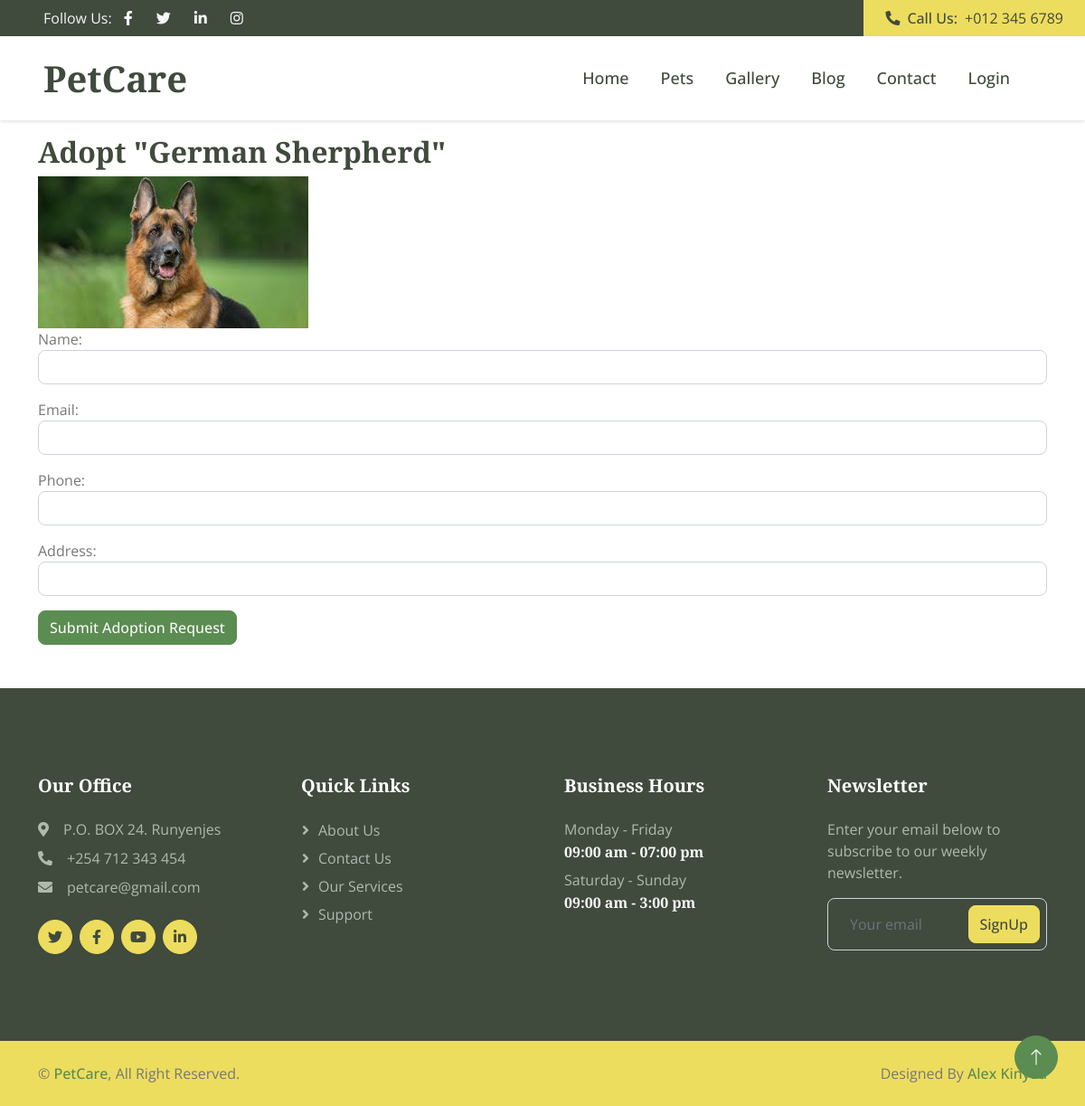
The page /adopt/7/ on the database its author committed.
### pets/models.py (models this page shows, shortened)
class Pets(models.Model):
    name = models.CharField(max_length=100)
    gender_age = models.CharField(max_length=300)
    hair_type = models.CharField(max_length=300)
    origin = models.CharField(max_length=300)
    photo = models.ImageField(upload_to='pets/')

### pets/views.py (the view)
# urls.py: path('adopt/<int:pet_id>/', views.adopt_pet, name='adopt_pet')
def adopt_pet(request, pet_id):
    pet = get_object_or_404(Pets, id=pet_id)
    if request.method == 'POST':
        form = AdoptionRequestForm(request.POST)
        if form.is_valid():
            adoption_request = form.save(commit=False)
            adoption_request.pet = pet
            adoption_request.user = request.user
            adoption_request.save()
            messages.success(request, 'Thanks for your application. Kindly wait for our feedback. We will be happy to reach out')
            return redirect('pets')
    else:
        form = AdoptionRequestForm(initial={'pet': pet})
    return render(request, 'pets/pet_adoption.html', {'form': form, 'pet': pet})

### pets/forms.py
class AdoptionRequestForm(forms.ModelForm):
    class Meta:
        model = AdoptionRequest
        fields = ['name', 'email', 'phone', 'address']
        widgets = {
            'name': forms.TextInput(attrs={'class': 'form-control'}),
            'email': forms.EmailInput(attrs={'class': 'form-control'}),
            'phone': forms.TextInput(attrs={'class': 'form-control'}),
            'address': forms.TextInput(attrs={'class': 'form-control'}),
        }

### pets/templates/pets/pet_adoption.html (shortened to what this page needs)
{% extends "website/base.html" %}
{% block content %}
<div class="container">
    <h2>Adopt "{{ pet.name }}"</h2>
    <img src="{{ pet.photo.url }}" alt="{{ pet.name }}">
    <form method="post">
        {{ form.as_p }}
        <button type="submit" class="btn btn-primary">Submit Adoption Request</button>
    </form>
</div>
{% endblock %}

### website/static/css/style.css (style rules this page uses)
:root { --primary: orange; --secondary: #EDDD5E; --light: #F7F7F7; --dark: #404A3D; }
.btn { transition: .5s; font-weight: 500; }
.btn-primary, .btn-outline-primary:hover { color: var(--light); }

### rows shown on the page
Pets: name "German Sherpherd", photo (picture)
